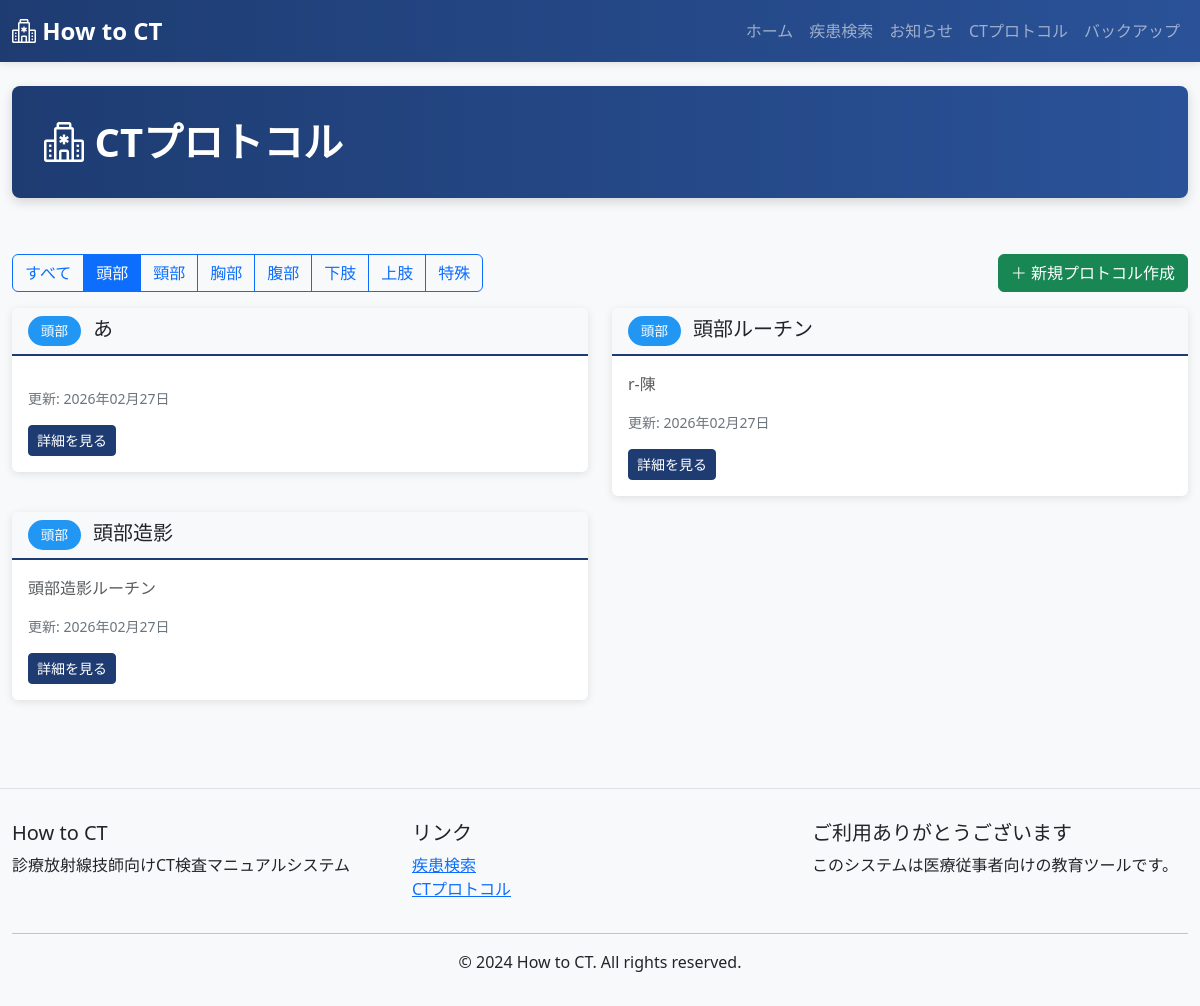
Screenshot of /protocol/?category=頭部 with the database file from the repository.
### ct_app/models.py (models this page shows, shortened)
class Protocol(models.Model):
    CATEGORY_CHOICES = [
        ('頭部', '頭部'),
        ('頸部', '頸部'),
        ('胸部', '胸部'),
        ('腹部', '腹部'),
        ('下肢', '下肢'),
        ('上肢', '上肢'),
        ('特殊', '特殊'),
    ]
    category = models.CharField(max_length=50, choices=CATEGORY_CHOICES)
    title = models.CharField(max_length=255)
    content = models.TextField(verbose_name="概要", null=True, blank=True)
    protocol_detail = models.TextField(verbose_name="撮影詳細", null=True, blank=True)
    contrast_detail = models.TextField(verbose_name="造影詳細", null=True, blank=True)
    processing_detail = models.TextField(verbose_name="画像処理詳細", null=True, blank=True)
    protocol_img = models.ImageField(upload_to='protocol_images/', null=True, blank=True)
    created_at = models.DateTimeField(auto_now_add=True)
    updated_at = models.DateTimeField(auto_now=True)
    class Meta:
        ordering = ['category', 'title']
        verbose_name_plural = "Protocols"

### ct_app/views.py (the view)
# urls.py: path('protocol/', views.ProtocolListView.as_view(), name='protocol_list'),
class ProtocolListView(View):
    def get(self, request):
        category = request.GET.get('category', '')
        if category:
            protocols = Protocol.objects.filter(category=category)
        else:
            protocols = Protocol.objects.all()
        categories = Protocol.CATEGORY_CHOICES
        context = {
            'page_title': 'CTプロトコル',
            'protocols': protocols,
            'categories': categories,
            'selected_category': category,
        }
        return render(request, 'ct_app/protocol_list.html', context)

### ct_app/templates/ct_app/protocol_list.html (shortened to what this page needs)
{% extends 'ct_app/base.html' %}
{% block content %}
<div class="row mb-3">
    <div class="col-md-8">
        <div class="btn-group" role="group">
            <a href="{% url 'protocol_list' %}" class="btn btn-outline-primary {% if not selected_category %}active{% endif %}">
                すべて
            </a>
            {% for value, label in categories %}
            <a href="{% url 'protocol_list' %}?category={{ value }}" class="btn btn-outline-primary {% if selected_category == value %}active{% endif %}">
                {{ label }}
            </a>
            {% endfor %}
        </div>
    </div>
    <div class="col-md-4 text-end">
        <a href="{% url 'protocol_create' %}" class="btn btn-success">
            <i class="bi bi-plus-lg"></i> 新規プロトコル作成
        </a>
    </div>
</div>
<div class="row">
    {% if protocols %}
        {% for protocol in protocols %}
        <div class="col-md-6">
            <div class="card protocol-section mb-3">
                <div class="card-header">
                    <span class="protocol-badge">{{ protocol.get_category_display }}</span>
                    <h5 class="card-title mb-0 d-inline">{{ protocol.title }}</h5>
                </div>
                <div class="card-body">
                    <p class="card-text text-muted">{{ protocol.content|truncatewords:30 }}</p>
                    <p class="small text-secondary">更新: {{ protocol.updated_at|date:'Y年m月d日' }}</p>
                    <a href="{% url 'protocol_detail' protocol.pk %}" class="btn btn-primary btn-sm">
                        詳細を見る
                    </a>
                </div>
            </div>
        </div>
        {% endfor %}
    {% endif %}
</div>
{% endblock %}

### ct_app/templates/ct_app/base.html (style rules this page uses)
:root { --primary-color: #1e3c72; --secondary-color: #2a5298; }
body { background-color: #f8f9fa; font-family: 'Segoe UI', Tahoma, Geneva, Verdana, sans-serif; }
.card { border: none; box-shadow: 0 2px 8px rgba(0,0,0,0.1); transition: transform 0.2s, box-shadow 0.2s; margin-bottom: 1rem; }
.card-header { background-color: #f8f9fa; border-bottom: 2px solid var(--primary-color); }
.protocol-badge { display: inline-block; background-color: #2196F3; color: white; padding: 0.3rem 0.8rem; border-radius: 15px; font-size: 0.85rem; margin-right: 0.5rem; }
.btn-primary { background-color: var(--primary-color); border-color: var(--primary-color); }

### rows the page displays
Protocol: category "頭部", title "あ", updated_at "2026年02月27日"
Protocol: category "頭部", title "頭部ルーチン", content "r-陳", updated_at "2026年02月27日"
Protocol: category "頭部", title "頭部造影", content "頭部造影ルーチン", updated_at "2026年02月27日"

### other values shown
{{ page_title }} "CTプロトコル"
{{ label }} "頭部" "頸部" "胸部" "腹部" "下肢" "上肢" "特殊"
